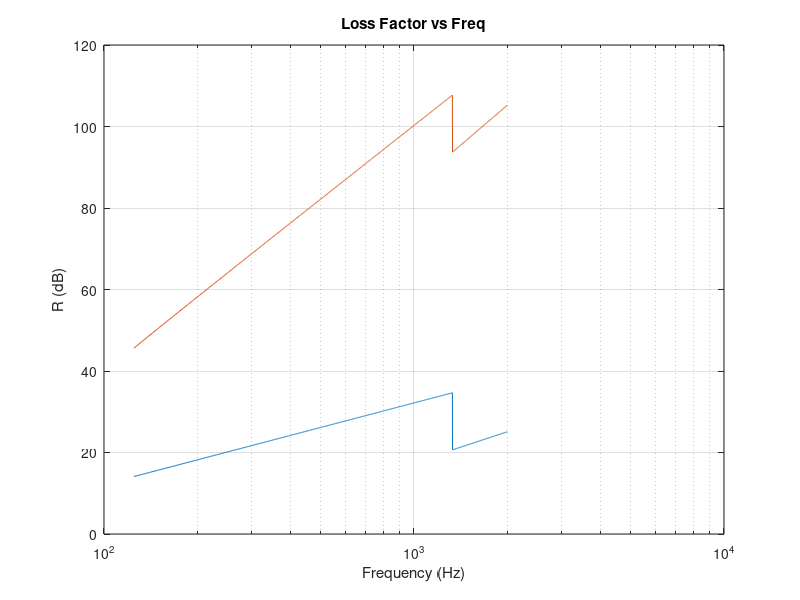

The MATLAB source for this figure:
%Homework 6 
fcr = 1330;
f1 = 125:1:fcr;
f2 = fcr:1:2000;
f = 125:1:2001;
w = 2*pi*f;
m1 = 7.62;
rho = 1.21;
c = 345;
w1 = 2*pi*f1;
w2 = 2*pi*f2;

h = 0.0127;
cl = 3873;
n = 1e-2;

R1 = 20*log10((m1 * w1)/(2*rho*c)) - 3;
R2 = 20*log10((m1*w2)/(2*rho*c))+5*log10(f2/fcr)+10*log10(2*n);
R = [R1 R2];

semilogx(f,R)
title('Loss Factor vs Freq')
xlabel('Frequency (Hz)')
ylabel('R (dB)')
grid on

%double leaf partition
m1 = 15.2;
m2 = 30.5;
rho0 = 1.21;
d = 0.1524;
s = rho*c*c/d;
w0 =s/m2;

R1 = 20*log10((m1 * w1)/(2*rho*c)) - 3;
R2 = 20*log10((m1*w2)/(2*rho*c))+5*log10(f2/fcr)+10*log10(2*n);
R = [R1 R2];

Rnew = R + 10*log10((1-w.*w/w0).*(1-w.*w/w0));

hold on
semilogx(f,Rnew)
